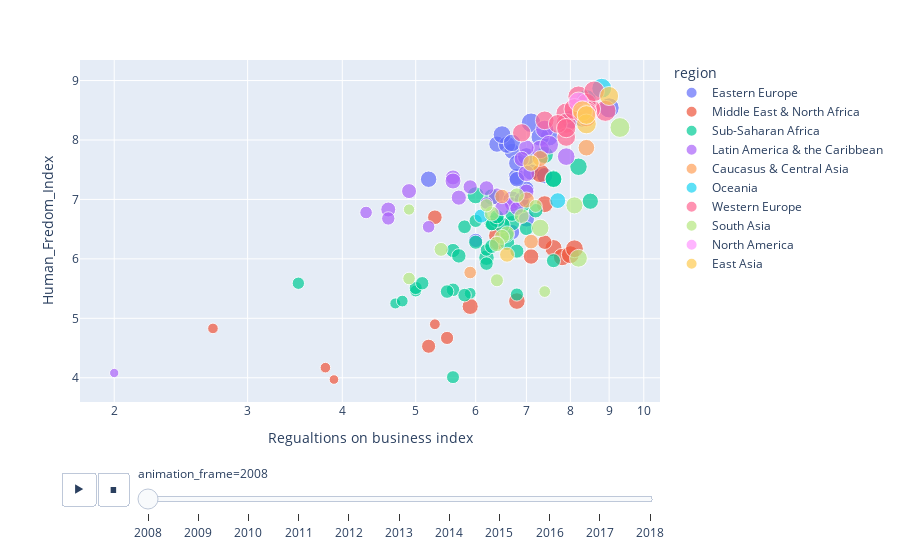

Notebook code cell kept with this figure:
### Code cell
fig = px.scatter(data2, x="Regualtions on business index", y="Human_Fredom_Index", 
          animation_frame=data2.year[::-1],
          animation_group = "countries",
          color="region", hover_name="countries",
          log_x=True, size= data2["pf_rol"]*100, size_max=15)


fig

### Figure 1 — Plotly figure (JSON) as saved in the notebook; plotly's stock layout.template omitted (floating-point values rounded to 4 significant figures)
{"data": [{"hovertemplate": "<b>%{hovertext}</b><br><br>region=Eastern Europe<br>animation_frame=2008<br>Regualtions on business index=%{x}<br>Human_Fredom_Index=%{y}<br>size=%{marker.size}<extra></extra>", "hovertext": ["Albania", "Belarus", "Bosnia and Herzegovina", "Bulgaria", "Croatia", "Cyprus", "Czech Republic", "Estonia", "Greece", "Hungary", "Latvia", "Lithuania", "Moldova", "Montenegro", "North Macedonia", "Poland", "Romania", "Russian Federation", "Serbia", "Slovak Republic", "Slovenia", "Ukraine"], "ids": ["Albania", "Belarus", "Bosnia and Herzegovina", "Bulgaria", "Croatia", "Cyprus", "Czech Republic", "Estonia", "Greece", "Hungary", "Latvia", "Lithuania", "Moldova", "Montenegro", "North Macedonia", "Poland", "Romania", "Russian Federation", "Serbia", "Slovak Republic", "Slovenia", "Ukraine"], "legendgroup": "Eastern Europe", "marker": {"color": "#636efa", "size": [500, 510.0, 530, 520, 580, 640, 750, 800, 580, 540, 670, 670, 460.0, 530, 520, 630, 620, 400, 470, 600, 670, 460.0], "sizemode": "area", "sizeref": 3.911, "symbol": "circle"}, "mode": "markers", "name": "Eastern Europe", "orientation": "v", "showlegend": true, "type": "scatter", "x": [6.7, 7, 5.2, 6.4, 6.6, 7.5, 7.1, 9, 6.8, 6.8, 8, 8.3, 7, 7.1, 7.4, 7, 6.5, 6, 6.8, 6.7, 7.3, 6.7], "xaxis": "x", "y": [7.81, 6.67, 7.34, 7.93, 7.92, 8.05, 8.29, 8.54, 7.38, 7.61, 8.34, 8.37, 7.18, 7.46, 7.4, 7.72, 8.09, 6.31, 7.34, 7.95, 8.05, 6.45], "yaxis": "y"}, {"hovertemplate": "<b>%{hovertext}</b><br><br>region=Middle East & North Africa<br>animation_frame=2008<br>Regualtions on business index=%{x}<br>Human_Fredom_Index=%{y}<br>size=%{marker.size}<extra></extra>", "hovertext": ["Algeria", "Bahrain", "Egypt, Arab Rep.", "Iran, Islamic Rep.", "Iraq", "Israel", "Jordan", "Kuwait", "Lebanon", "Libya", "Morocco", "Oman", "Qatar", "Saudi Arabia", "Syrian Arab Republic", "Tunisia", "Turkey", "United Arab Emirates", "Yemen, Rep."], "ids": ["Algeria", "Bahrain", "Egypt, Arab Rep.", "Iran, Islamic Rep.", "Iraq", "Israel", "Jordan", "Kuwait", "Lebanon", "Libya", "Morocco", "Oman", "Qatar", "Saudi Arabia", "Syrian Arab Republic", "Tunisia", "Turkey", "United Arab Emirates", "Yemen, Rep."], "legendgroup": "Middle East & North Africa", "marker": {"color": "#EF553B", "size": [510.0, 580, 340, 390, 230.0, 680, 560, 550, 420, 220.0, 410.0, 590, 630, 540, 180, 470, 390, 620, 220.0], "sizemode": "area", "sizeref": 3.911, "symbol": "circle"}, "mode": "markers", "name": "Middle East & North Africa", "orientation": "v", "showlegend": true, "type": "scatter", "x": [5.9, 7.6, 5.5, 5.2, 5.3, 7.3, 7.4, 6.4, 5.3, 2.7, 7.4, 7.8, 8, 6.8, 3.9, 7.1, 6.4, 8.1, 3.8], "xaxis": "x", "y": [5.2, 6.18, 4.67, 4.53, 4.9, 7.44, 6.92, 6.39, 6.7, 4.83, 6.28, 6.03, 6.07, 5.29, 3.97, 6.04, 6.27, 6.17, 4.17], "yaxis": "y"}, {"hovertemplate": "<b>%{hovertext}</b><br><br>region=Sub-Saharan Africa<br>animation_frame=2008<br>Regualtions on business index=%{x}<br>Human_Fredom_Index=%{y}<br>size=%{marker.size}<extra></extra>", "hovertext": ["Angola", "Benin", "Botswana", "Burkina Faso", "Burundi", "Cabo Verde", "Cameroon", "Central African Republic", "Chad", "Congo, Dem. Rep.", "Congo, Rep.", "Cote d'Ivoire", "Eswatini", "Ethiopia", "Gabon", "Gambia, The", "Ghana", "Guinea", "Guinea-Bissau", "Kenya", "Lesotho", "Liberia", "Madagascar", "Malawi", "Mali", "Mauritania", "Mauritius", "Mozambique", "Namibia", "Niger", "Nigeria", "Rwanda", "Senegal", "Seychelles", "Sierra Leone", "South Africa", "Sudan", "Tanzania", "Togo", "Uganda", "Zambia", "Zimbabwe"], "ids": ["Angola", "Benin", "Botswana", "Burkina Faso", "Burundi", "Cabo Verde", "Cameroon", "Central African Republic", "Chad", "Congo, Dem. Rep.", "Congo, Rep.", "Cote d'Ivoire", "Eswatini", "Ethiopia", "Gabon", "Gambia, The", "Ghana", "Guinea", "Guinea-Bissau", "Kenya", "Lesotho", "Liberia", "Madagascar", "Malawi", "Mali", "Mauritania", "Mauritius", "Mozambique", "Namibia", "Niger", "Nigeria", "Rwanda", "Senegal", "Seychelles", "Sierra Leone", "South Africa", "Sudan", "Tanzania", "Togo", "Uganda", "Zambia", "Zimbabwe"], "legendgroup": "Sub-Saharan Africa", "marker": {"color": "#00cc96", "size": [360, 410.0, 570, 470, 270, 590, 280, 240, 300, 270, 340, 390, 470, 340, 400, 460.0, 530, 360, 310, 390, 460.0, 400, 370, 510.0, 360, 360, 600, 350, 610, 390, 410.0, 520, 490.0, 550, 390, 570, 330, 390, 390, 320, 400, 350], "sizemode": "area", "sizeref": 3.911, "symbol": "circle"}, "mode": "markers", "name": "Sub-Saharan Africa", "orientation": "v", "showlegend": true, "type": "scatter", "x": [5.6, 7.2, 7.6, 6.7, 5.9, 7.4, 5, 4.7, 3.5, 4.8, 5, 7, 6.2, 6.8, 5.6, 6.6, 6.3, 5.5, 6.2, 6.7, 6.3, 6.6, 5.8, 6.5, 6.2, 5.8, 8.2, 6, 6.9, 7.6, 5.7, 8.5, 6.4, 7.6, 6.3, 6, 5.6, 6, 6.8, 6.3, 6.4, 5.1], "xaxis": "x", "y": [5.48, 6.81, 7.35, 6.6, 5.42, 7.75, 5.46, 5.25, 5.59, 5.29, 5.51, 6.51, 6.02, 5.4, 6.14, 6.27, 7.04, 5.45, 6.15, 6.75, 6.6, 6.4, 6.54, 6.57, 5.92, 5.39, 7.55, 6.64, 6.92, 5.97, 6.05, 6.97, 6.66, 7.34, 6.21, 7.07, 4.01, 6.28, 6.13, 6.58, 6.71, 5.59], "yaxis": "y"}, {"hovertemplate": "<b>%{hovertext}</b><br><br>region=Latin America & the Caribbean<br>animation_frame=2008<br>Regualtions on business index=%{x}<br>Human_Fredom_Index=%{y}<br>size=%{marker.size}<extra></extra>", "hovertext": ["Argentina", "Bahamas, The", "Barbados", "Belize", "Bolivia", "Brazil", "Chile", "Colombia", "Costa Rica", "Dominican Republic", "Ecuador", "El Salvador", "Guatemala", "Guyana", "Haiti", "Honduras", "Jamaica", "Mexico", "Nicaragua", "Panama", "Paraguay", "Peru", "Suriname", "Trinidad and Tobago", "Uruguay", "Venezuela, RB"], "ids": ["Argentina", "Bahamas, The", "Barbados", "Belize", "Bolivia", "Brazil", "Chile", "Colombia", "Costa Rica", "Dominican Republic", "Ecuador", "El Salvador", "Guatemala", "Guyana", "Haiti", "Honduras", "Jamaica", "Mexico", "Nicaragua", "Panama", "Paraguay", "Peru", "Suriname", "Trinidad and Tobago", "Uruguay", "Venezuela, RB"], "legendgroup": "Latin America & the Caribbean", "marker": {"color": "#ab63fa", "size": [570, 610, 650, 440.0, 310, 440.0, 650, 430, 670, 440.0, 440.0, 450, 400, 460.0, 350, 310, 540, 380, 310, 470, 430, 460.0, 500, 450, 690, 170], "sizemode": "area", "sizeref": 3.911, "symbol": "circle"}, "mode": "markers", "name": "Latin America & the Caribbean", "orientation": "v", "showlegend": true, "type": "scatter", "x": [6.4, 7.9, 6.7, 6.7, 4.3, 4.6, 7.4, 6.5, 7.3, 5.6, 4.9, 5.7, 5.9, 6.9, 4.6, 6.2, 7, 6.8, 5.2, 7, 6.2, 6.9, 5.6, 7, 7.5, 2], "xaxis": "x", "y": [7.05, 7.72, 6.99, 6.92, 6.78, 6.83, 8.18, 6.85, 7.84, 7.37, 7.14, 7.03, 7.21, 7, 6.68, 6.94, 7.44, 6.85, 6.54, 7.87, 7.19, 7.68, 7.31, 7.13, 7.92, 4.08], "yaxis": "y"}, {"hovertemplate": "<b>%{hovertext}</b><br><br>region=Caucasus & Central Asia<br>animation_frame=2008<br>Regualtions on business index=%{x}<br>Human_Fredom_Index=%{y}<br>size=%{marker.size}<extra></extra>", "hovertext": ["Armenia", "Azerbaijan", "Georgia", "Kazakhstan", "Kyrgyz Republic", "Tajikistan"], "ids": ["Armenia", "Azerbaijan", "Georgia", "Kazakhstan", "Kyrgyz Republic", "Tajikistan"], "legendgroup": "Caucasus & Central Asia", "marker": {"color": "#FFA15A", "size": [490.0, 420, 540, 510.0, 410.0, 310], "sizemode": "area", "sizeref": 3.911, "symbol": "circle"}, "mode": "markers", "name": "Caucasus & Central Asia", "orientation": "v", "showlegend": true, "type": "scatter", "x": [7.3, 7.1, 8.4, 7, 6.5, 5.9], "xaxis": "x", "y": [7.69, 6.29, 7.87, 6.99, 7.05, 5.77], "yaxis": "y"}, {"hovertemplate": "<b>%{hovertext}</b><br><br>region=Oceania<br>animation_frame=2008<br>Regualtions on business index=%{x}<br>Human_Fredom_Index=%{y}<br>size=%{marker.size}<extra></extra>", "hovertext": ["Australia", "Fiji", "New Zealand", "Papua New Guinea"], "ids": ["Australia", "Fiji", "New Zealand", "Papua New Guinea"], "legendgroup": "Oceania", "marker": {"color": "#19d3f3", "size": [780, 490.0, 780, 390], "sizemode": "area", "sizeref": 3.911, "symbol": "circle"}, "mode": "markers", "name": "Oceania", "orientation": "v", "showlegend": true, "type": "scatter", "x": [8.4, 7.7, 8.8, 6.1], "xaxis": "x", "y": [8.68, 6.98, 8.87, 6.72], "yaxis": "y"}, {"hovertemplate": "<b>%{hovertext}</b><br><br>region=Western Europe<br>animation_frame=2008<br>Regualtions on business index=%{x}<br>Human_Fredom_Index=%{y}<br>size=%{marker.size}<extra></extra>", "hovertext": ["Austria", "Belgium", "Denmark", "Finland", "France", "Germany", "Iceland", "Ireland", "Italy", "Luxembourg", "Malta", "Netherlands", "Norway", "Portugal", "Spain", "Sweden", "Switzerland", "United Kingdom"], "ids": ["Austria", "Belgium", "Denmark", "Finland", "France", "Germany", "Iceland", "Ireland", "Italy", "Luxembourg", "Malta", "Netherlands", "Norway", "Portugal", "Spain", "Sweden", "Switzerland", "United Kingdom"], "legendgroup": "Western Europe", "marker": {"color": "#FF6692", "size": [820.0, 780, 880.0, 870.0, 680, 830.0, 790, 750, 660, 810, 690, 820.0, 860, 690, 730, 860, 830.0, 750], "sizemode": "area", "sizeref": 3.911, "symbol": "circle"}, "mode": "markers", "name": "Western Europe", "orientation": "v", "showlegend": true, "type": "scatter", "x": [7.9, 7.9, 8.2, 8.9, 7.9, 8.5, 8.4, 8.4, 6.9, 8.4, 7.4, 8.3, 8.4, 7.7, 7.9, 8.1, 8.6, 8.3], "xaxis": "x", "y": [8.45, 8.28, 8.73, 8.49, 8.05, 8.52, 8.39, 8.62, 8.12, 8.49, 8.33, 8.48, 8.45, 8.27, 8.2, 8.52, 8.82, 8.44], "yaxis": "y"}, {"hovertemplate": "<b>%{hovertext}</b><br><br>region=South Asia<br>animation_frame=2008<br>Regualtions on business index=%{x}<br>Human_Fredom_Index=%{y}<br>size=%{marker.size}<extra></extra>", "hovertext": ["Bangladesh", "Bhutan", "Brunei Darussalam", "Cambodia", "India", "Indonesia", "Lao PDR", "Malaysia", "Myanmar", "Nepal", "Pakistan", "Philippines", "Singapore", "Sri Lanka", "Thailand", "Timor-Leste", "Vietnam"], "ids": ["Bangladesh", "Bhutan", "Brunei Darussalam", "Cambodia", "India", "Indonesia", "Lao PDR", "Malaysia", "Myanmar", "Nepal", "Pakistan", "Philippines", "Singapore", "Sri Lanka", "Thailand", "Timor-Leste", "Vietnam"], "legendgroup": "South Asia", "marker": {"color": "#B6E880", "size": [310, 600, 620, 250, 430, 430, 380, 570, 270, 430, 330, 340, 770, 430, 440.0, 330, 460.0], "sizemode": "area", "sizeref": 3.911, "symbol": "circle"}, "mode": "markers", "name": "South Asia", "orientation": "v", "showlegend": true, "type": "scatter", "x": [4.9, 7.3, 8.2, 4.9, 6.6, 6.8, 5.4, 8.1, 7.4, 6.3, 6.4, 6.2, 9.3, 6.9, 6.5, 7.2, 6.4], "xaxis": "x", "y": [5.67, 6.52, 6.01, 6.83, 6.43, 7.07, 6.16, 6.9, 5.45, 6.76, 5.64, 6.9, 8.21, 6.72, 6.37, 6.89, 6.25], "yaxis": "y"}, {"hovertemplate": "<b>%{hovertext}</b><br><br>region=North America<br>animation_frame=2008<br>Regualtions on business index=%{x}<br>Human_Fredom_Index=%{y}<br>size=%{marker.size}<extra></extra>", "hovertext": ["Canada", "United States"], "ids": ["Canada", "United States"], "legendgroup": "North America", "marker": {"color": "#FF97FF", "size": [770, 670], "sizemode": "area", "sizeref": 3.911, "symbol": "circle"}, "mode": "markers", "name": "North America", "orientation": "v", "showlegend": true, "type": "scatter", "x": [8.2, 8.4], "xaxis": "x", "y": [8.64, 8.44], "yaxis": "y"}, {"hovertemplate": "<b>%{hovertext}</b><br><br>region=East Asia<br>animation_frame=2008<br>Regualtions on business index=%{x}<br>Human_Fredom_Index=%{y}<br>size=%{marker.size}<extra></extra>", "hovertext": ["China", "Hong Kong SAR, China", "Japan", "Korea, Rep.", "Mongolia", "Taiwan"], "ids": ["China", "Hong Kong SAR, China", "Japan", "Korea, Rep.", "Mongolia", "Taiwan"], "legendgroup": "East Asia", "marker": {"color": "#FECB52", "size": [440.0, 710, 790, 770, 520, 690], "sizemode": "area", "sizeref": 3.911, "symbol": "circle"}, "mode": "markers", "name": "East Asia", "orientation": "v", "showlegend": true, "type": "scatter", "x": [6.6, 9, 8.3, 8.4, 7.1, 8.4], "xaxis": "x", "y": [6.07, 8.74, 8.49, 8.27, 7.61, 8.42], "yaxis": "y"}], "layout": {"legend": {"itemsizing": "constant", "title": {"text": "region"}, "tracegroupgap": 0}, "margin": {"t": 60}, "sliders": [{"active": 0, "currentvalue": {"prefix": "animation_frame="}, "len": 0.9, "pad": {"b": 10, "t": 60}, "steps": [{"args": [["2008"], {"frame": {"duration": 0, "redraw": false}, "fromcurrent": true, "mode": "immediate", "transition": {"duration": 0, "easing": "linear"}}], "label": "2008", "method": "animate"}, {"args": [["2009"], {"frame": {"duration": 0, "redraw": false}, "fromcurrent": true, "mode": "immediate", "transition": {"duration": 0, "easing": "linear"}}], "label": "2009", "method": "animate"}, {"args": [["2010"], {"frame": {"duration": 0, "redraw": false}, "fromcurrent": true, "mode": "immediate", "transition": {"duration": 0, "easing": "linear"}}], "label": "2010", "method": "animate"}, {"args": [["2011"], {"frame": {"duration": 0, "redraw": false}, "fromcurrent": true, "mode": "immediate", "transition": {"duration": 0, "easing": "linear"}}], "label": "2011", "method": "animate"}, {"args": [["2012"], {"frame": {"duration": 0, "redraw": false}, "fromcurrent": true, "mode": "immediate", "transition": {"duration": 0, "easing": "linear"}}], "label": "2012", "method": "animate"}, {"args": [["2013"], {"frame": {"duration": 0, "redraw": false}, "fromcurrent": true, "mode": "immediate", "transition": {"duration": 0, "easing": "linear"}}], "label": "2013", "method": "animate"}, {"args": [["2014"], {"frame": {"duration": 0, "redraw": false}, "fromcurrent": true, "mode": "immediate", "transition": {"duration": 0, "easing": "linear"}}], "label": "2014", "method": "animate"}, {"args": [["2015"], {"frame": {"duration": 0, "redraw": false}, "fromcurrent": true, "mode": "immediate", "transition": {"duration": 0, "easing": "linear"}}], "label": "2015", "method": "animate"}, {"args": [["2016"], {"frame": {"duration": 0, "redraw": false}, "fromcurrent": true, "mode": "immediate", "transition": {"duration": 0, "easing": "linear"}}], "label": "2016", "method": "animate"}, {"args": [["2017"], {"frame": {"duration": 0, "redraw": false}, "fromcurrent": true, "mode": "immediate", "transition": {"duration": 0, "easing": "linear"}}], "label": "2017", "method": "animate"}, {"args": [["2018"], {"frame": {"duration": 0, "redraw": false}, "fromcurrent": true, "mode": "immediate", "transition": {"duration": 0, "easing": "linear"}}], "label": "2018", "method": "animate"}], "x": 0.1, "xanchor": "left", "y": 0, "yanchor": "top"}], "updatemenus": [{"buttons": [{"args": [null, {"frame": {"duration": 500, "redraw": false}, "fromcurrent": true, "mode": "immediate", "transition": {"duration": 500, "easing": "linear"}}], "label": "&#9654;", "method": "animate"}, {"args": [[null], {"frame": {"duration": 0, "redraw": false}, "fromcurrent": true, "mode": "immediate", "transition": {"duration": 0, "easing": "linear"}}], "label": "&#9724;", "method": "animate"}], "direction": "left", "pad": {"r": 10, "t": 70}, "showactive": false, "type": "buttons", "x": 0.1, "xanchor": "right", "y": 0, "yanchor": "top"}], "xaxis": {"anchor": "y", "domain": [0, 1], "title": {"text": "Regualtions on business index"}, "type": "log"}, "yaxis": {"anchor": "x", "domain": [0, 1], "title": {"text": "Human_Fredom_Index"}}}}
